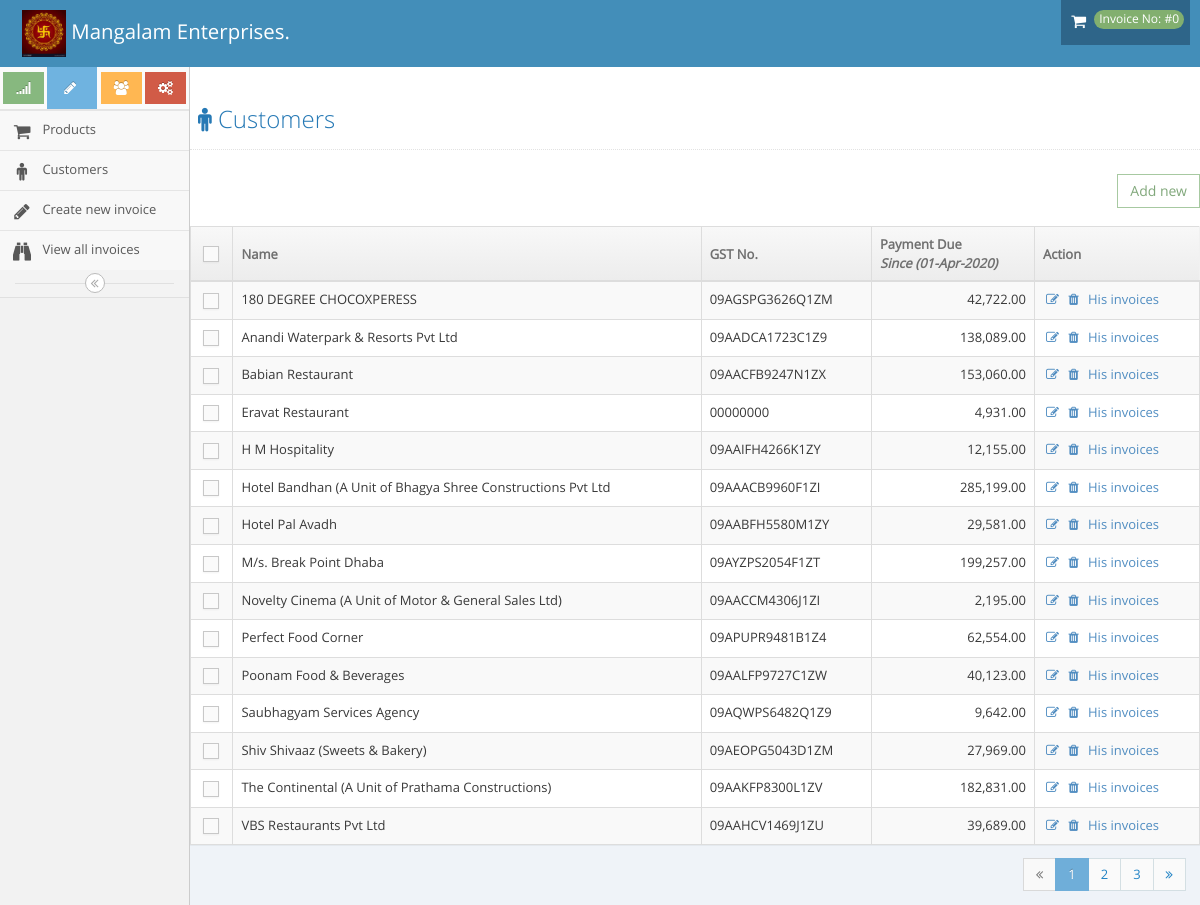
The app's page /index.php/customer with its own data.
### tables this page shows
CREATE TABLE `invoice` (
  `id` int(11) NOT NULL,
  `customer_id` int(11) NOT NULL,
  `created_at` datetime NOT NULL DEFAULT CURRENT_TIMESTAMP,
  `invoice_no` int(11) NOT NULL,
  `date` date DEFAULT NULL,
  `total` float DEFAULT NULL,
  `locked` int(11) NOT NULL DEFAULT '0'
);

CREATE TABLE `customer` (
  `id` int(11) NOT NULL,
  `name` varchar(200) NOT NULL,
  `email` varchar(100) NOT NULL,
  `contact` varchar(20) NOT NULL,
  `address` longtext NOT NULL,
  `pincode` varchar(10) NOT NULL,
  `city` varchar(100) NOT NULL,
  `state` varchar(100) NOT NULL,
  `gst_no` varchar(100) NOT NULL,
  `pan` varchar(19) DEFAULT NULL
);

### application/helpers/functions_helper.php (called while the page is built, shortened)
<?php
function financial_yr_start(){
  $yr = date('Y');
  return $yr.'-04-01';
}
function _getAdminLoadView($template_name, $data = array()) {
          $CI = & get_instance();
          $CI->load->view('header', $data);
          $CI->load->view($template_name, $data);
}
?>

### application/controllers/customer.php (called while the page is built, shortened)
<?php
class Customer extends CI_Controller {
	public function index()
	{
		$this->show();
	}
	public function show()
	{
		$year = date('Y');
		$dt = $year.'-04-01';
		$data['prod_data'] = $this->Invoice_Model->getSundryDebtors();
		$data['dt'] = date('d-M-Y',strtotime($dt));
		_getAdminLoadView('customer_list',$data);
	}
}

### index.php (called while the page is built, shortened)
<?php
require_once BASEPATH.'core/CodeIgniter.php';

### application/models/Invoice_Model.php (called while the page is built, shortened)
<?php
class Invoice_Model extends CI_Model {
  public function getSundryDebtors($date1=null, $date2=null){
    $q = "SELECT c.*,i.id as iid,sum(i.total) as payment from invoice as i left join customer as c on i.customer_id = c.id  ";
    $date1 = financial_yr_start();
    $q .= " where i.created_at >= '".$date1."'";
    $q .= " GROUP by c.id ";
    $q .=" order by c.name ASC";
    $data = $this->db->query($q);
    return ($data->result_array());
  }
}

### application/views/customer_list.php (the view, shortened to what this page needs)
<div class="page-content">
					</div>
						<div class="page-header">
							<h1>
								<i class="menu-icon fa fa-male"></i>
								Customers
							</h1>
						</div>
							<h1>
								<div style="text-align: right"><a href="<?php echo base_url('customer/add_normal') ?>"><button id="" type="button" class="btn btn-white btn-success">Add new</button></a></div>
							</h1>
						<div class="row">
									<div class="col-xs-12">
										<div class="clearfix">
										</div>
										<div>
											<table id="dynamic-table" class="table table-striped table-bordered table-hover">
												<thead>
													<tr>
														<th class="center">
															<label class="pos-rel">
																<span class="lbl"></span>
															</label>
														</th>
														<th>Name</th>
														<th>GST No.</th>
														<th>Payment Due<br><em>Since (<?php echo $dt?>)<em></th>
														<th>Action</th>
													</tr>
												</thead>
												<tbody>
													<?php
													foreach((array)$prod_data as $em){
                    ?>
													<tr>
														<td class="center">
															<label class="pos-rel">
																<span class="lbl"></span>
															</label>
														</td>
														<td><?php echo $em['name']?></td>
														<td><?php echo $em['gst_no']?></td>
														<td class="amount"><?php echo number_format($em['payment'],2)?></td>
														<td>
															<div class="hidden-sm hidden-xs action-buttons">
			<a class="fa fa-edit"  href="<?php echo base_url('customer/edit/').$em['id'] ?>" role="button" class="blue" ></a>
														<a class="cust_del fa fa-trash" id="<?php echo $em['id'] ?>" role="button" class="blue" ></a>
								<a class=""  href="<?php echo base_url('customer/getCustomerDetails/').$em['id'] ?>" role="button" class="blue" >His invoices</a>
															</div>
														</td>
													</tr>
												<?php } ?>
												</tbody>
												</table>
											</div>
											<div class="modal-footer no-margin-top">
												<ul class="pagination pull-right no-margin">
													<li class="prev disabled">
														<a href="#">
															<i class="ace-icon fa fa-angle-double-left"></i>
														</a>
													</li>
													<li class="active">
														<a href="#">1</a>
													</li>
													<li>
														<a href="#">2</a>
													</li>
													<li>
														<a href="#">3</a>
													</li>
													<li class="next">
														<a href="#">
															<i class="ace-icon fa fa-angle-double-right"></i>
														</a>
													</li>
												</ul>
											</div>
										</div>
									</div>
								</div>
							</div>
						</div>
					</div>

### records on screen
invoice: customer.name "180 DEGREE CHOCOXPERESS", customer.gst_no "09AGSPG3626Q1ZM", payment "42,722.00"
invoice: customer.name "Anandi Waterpark & Resorts Pvt Ltd", customer.gst_no "09AADCA1723C1Z9", payment "138,089.00"
invoice: customer.name "Babian Restaurant", customer.gst_no "09AACFB9247N1ZX", payment "153,060.00"
invoice: customer.name "Eravat Restaurant", customer.gst_no "00000000", payment "4,931.00"
invoice: customer.name "H M Hospitality", customer.gst_no "09AAIFH4266K1ZY", payment "12,155.00"
invoice: customer.name "Hotel Bandhan (A Unit of Bhagya Shree Constructions Pvt Ltd", customer.gst_no "09AAACB9960F1ZI", payment "285,199.00"
invoice: customer.name "Hotel Pal Avadh", customer.gst_no "09AABFH5580M1ZY", payment "29,581.00"
invoice: customer.name "M/s. Break Point Dhaba", customer.gst_no "09AYZPS2054F1ZT", payment "199,257.00"
invoice: customer.name "Novelty Cinema (A Unit of Motor & General Sales Ltd)", customer.gst_no "09AACCM4306J1ZI", payment "2,195.00"
invoice: customer.name "Perfect Food Corner", customer.gst_no "09APUPR9481B1Z4", payment "62,554.00"
invoice: customer.name "Poonam Food & Beverages", customer.gst_no "09AALFP9727C1ZW", payment "40,123.00"
invoice: customer.name "Saubhagyam Services Agency", customer.gst_no "09AQWPS6482Q1Z9", payment "9,642.00"
invoice: customer.name "Shiv Shivaaz (Sweets & Bakery)", customer.gst_no "09AEOPG5043D1ZM", payment "27,969.00"
invoice: customer.name "The Continental (A Unit of Prathama Constructions)", customer.gst_no "09AAKFP8300L1ZV", payment "182,831.00"
invoice: customer.name "VBS Restaurants Pvt Ltd", customer.gst_no "09AAHCV1469J1ZU", payment "39,689.00"

### other values on screen
$inv "#0"
$dt "01-Apr-2020"
